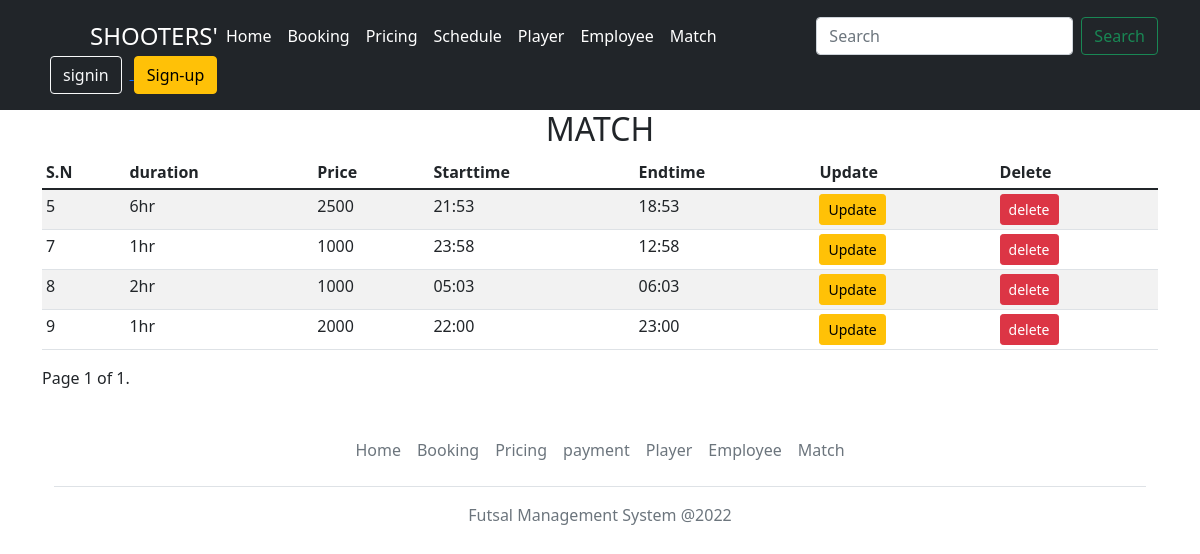
/matchdata/, run on the app's committed database.
### app/models.py (models this page shows, shortened)
class Match(models.Model):
    start_time = models.TextField(blank=True, unique= True)
    end_time = models.TextField(blank=True, null=True)
    duration = models.TextField(blank=True, null=True)
    price = models.TextField(blank=True, null=True)

### app/views.py (the view)
# urls.py: path('matchdata/',views.Matchdata, name="matchdata"),
def Matchdata(request):
    match=Match.objects.all()
    paginator=Paginator(match,4)
    page_number=request.GET.get('page')
    page_obj=paginator.get_page(page_number)
    context={"data":match,"page_obj":page_obj}
    return render(request, 'matchdata.html',context)

### templates/matchdata.html (shortened to what this page needs)
{% load static %}
<!DOCTYPE html>
<html lang="en">
<head>
    <link rel="stylesheet" href="{% static 'css/bootstrap.min.css' %}" />
</head>
<body>
    <header class="p-3 bg-dark text-white">
        <div class="container">
            <div class="d-flex flex-wrap align-items-center justify-content-center justify-content-lg-start">
                <a href="/" class="d-flex align-items-center mb-2 mb-lg-0 text-white text-decoration-none">
                    <svg class="bi me-2" width="40" height="32" role="img" aria-label="Bootstrap">
                        <use xlink:href="#bootstrap" />
                    </svg>
                    <span class="fs-4">SHOOTERS'</span>
                </a>
                <ul class="nav col-12 col-lg-auto me-lg-auto mb-2 justify-content-center mb-md-0">
                    <li><a href="{% url 'home' %}" class="nav-link px-2 text-white">Home</a></li>
                    <li><a href="{% url 'booking' %}" class="nav-link px-2 text-white">Booking</a></li>
                    <li><a href="{% url 'price' %}" class="nav-link px-2 text-white">Pricing</a></li>
                    <li><a href="{% url 'schedule' %}" class="nav-link px-2 text-white">Schedule</a></li>
                    <li><a href="{% url 'player' %}" class="nav-link px-2 text-white">Player</a></li>
                    <li><a href="{% url 'employee' %}" class="nav-link px-2 text-white">Employee</a></li>
                    <li><a href="{% url 'match' %}" class="nav-link px-2 text-white">Match</a></li>
                </ul>
                <form class="d-flex" role="search" method="get"  action="{% url 'search' %}">
                    <input class="form-control me-2" type="search" placeholder="Search" id="query" name="query"  aria-label="Search">
                    <button class="btn btn-outline-success" type="submit" name="submit">Search</button>
                </form>
                <div class="text-end">
                    <a href="/signin">
                        <button type="button" class="btn btn-outline-light mx-2">signin</button>
                    </a>
                    <a href="/signup">
                        <button type="button" class="btn btn-warning">Sign-up</button>
                    </a>
                </div>
            </div>
        </div>
    </header>
    <div class="container">
        <h2 class="text-center">MATCH</h2>
        <div class="table-responsive">
            <table class="table table-striped table-sm px-5">
                <thead>
                    <tr>
                        <th scope="col">S.N</th>
                        <th scope="col">duration</th>
                        <th scope="col">Price</th>
                        <th scope="col">Starttime</th>
                        <th scope="col">Endtime</th>
                        <th scope="col">Update</th>
                        <th scope="col">Delete</th>
                    </tr>
                </thead>
                <tbody>
                    {% for details in page_obj %}
                    <tr>
                        <td>{{details.id}}</td>
                        <td>{{details.duration}}</td>
                        <td>{{details.price}}</td>
                        <td>{{details.start_time}}</td>
                        <td>{{details.end_time}}</td>
                        <td>
                            <a href="{% url 'editmatch' details.id %}" class="btn btn-warning btn-sm">
                                Update
                                </a>
                        </td>
                        <td>
                            <form method="POST" action="{% url 'matchdelete' details.id %}">
                                <input type="submit" name="delete" value="delete" class="btn btn-danger btn-sm">
                            </form>
                        </td>
                    </tr>
                    {% endfor %}
                </tbody>
            </table>
        </div>
        <div class="pagination">
            <span class="step-links">
                <span class="current">
                    Page {{ page_obj.number }} of {{ page_obj.paginator.num_pages }}.
                </span>
            </span>
        </div>
        <div class="container">
            <footer class="py-3 my-4">
                <ul class="nav justify-content-center border-bottom pb-3 mb-3">
                    <li class="nav-item"><a href="{% url 'home' %}" class="nav-link px-2 text-muted">Home</a></li>
                    <li class="nav-item"><a href="{% url 'booking' %}" class="nav-link px-2 text-muted">Booking</a></li>
                    <li class="nav-item"><a href="{% url 'price' %}" class="nav-link px-2 text-muted">Pricing</a></li>
                    <li class="nav-item"><a href="{% url 'payment' %}" class="nav-link px-2 text-muted">payment</a></li>
                    <li class="nav-item"><a href="{% url 'player' %}" class="nav-link px-2 text-muted">Player</a></li>
                    <li class="nav-item"><a href="{% url 'employee' %}" class="nav-link px-2 text-muted">Employee</a>
                    </li>
                    <li class="nav-item"><a href="{% url 'match' %}" class="nav-link px-2 text-muted">Match</a></li>
                </ul>
                <p class="text-center text-muted">Futsal Management System @2022</p>
            </footer>
        </div>
</body>
</html>

### data on the page
Match: id "5", duration "6hr", price "2500", start_time "21:53", end_time "18:53"
Match: id "7", duration "1hr", price "1000", start_time "23:58", end_time "12:58"
Match: id "8", duration "2hr", price "1000", start_time "05:03", end_time "06:03"
Match: id "9", duration "1hr", price "2000", start_time "22:00", end_time "23:00"

### other printed values
{{ page_obj.number }} "1"
{{ page_obj.paginator.num_pages }} "1"
